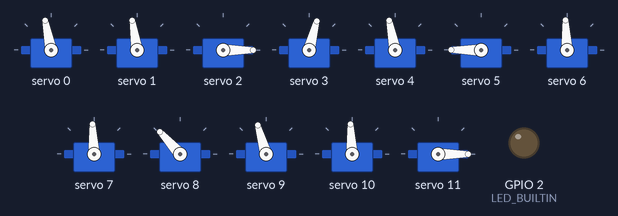
The program below on a simulated ESP32. On the bench: 12 × servo, output pins drawn as LEDs (lit = HIGH). What the program prints to the serial monitor is not drawn. At 20.0 s the program stops and its outputs stay as they are.

Above: at 0.1 s.
At 2.1 s:
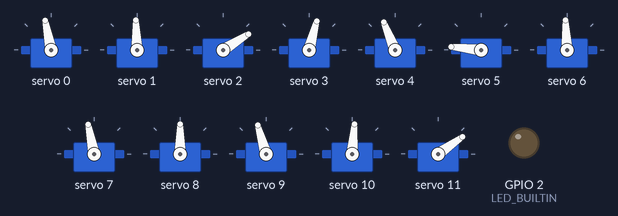
At 4.17 s:
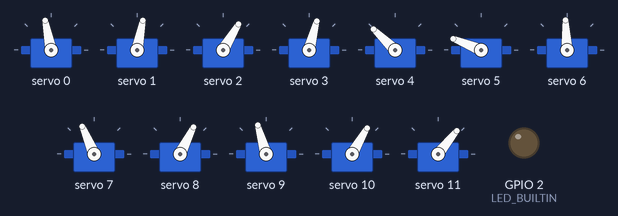
At 8.15 s:
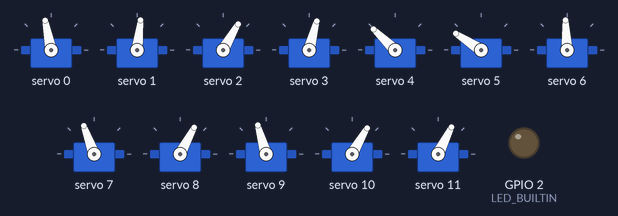
At 11.52 s:
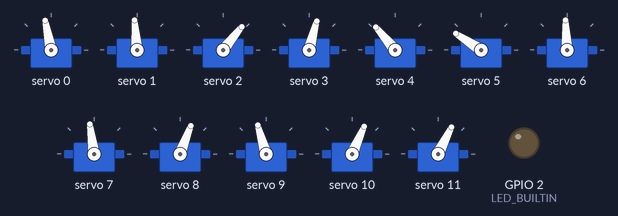
At 19.49 s:
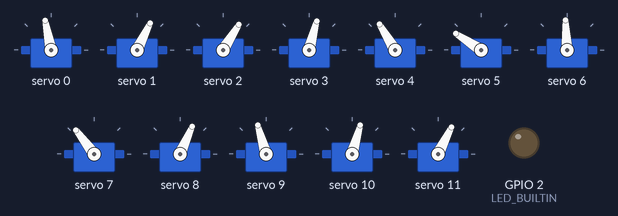
Timing chart, 0 to 21.5 s (numbered marks = the images above):
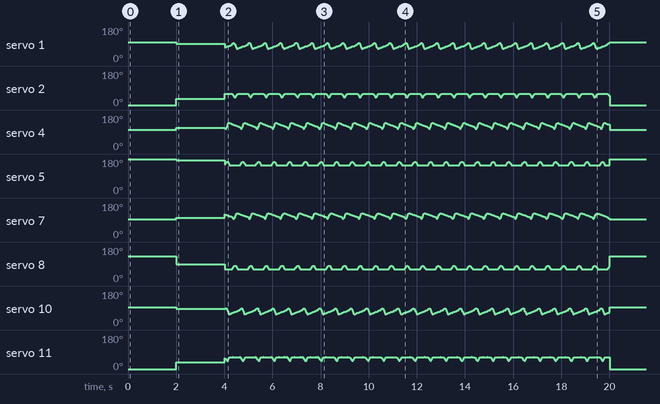

The program:

main.cpp
```cpp
#include <Arduino.h>
#include <Wire.h>
#include <Adafruit_PWMServoDriver.h>
#include <math.h>
#include <spot_math.h>
#include <robot_util.h>

#define LED_BUILTIN 2

float Lspan = 40;
float dL = 20;
float flor = -170;
float delta = 10;
float swing[10][2] = {{-Lspan, flor},
                      {-Lspan - dL, flor},
                      {-60, -140},
                      {-60, -140},
                      {-60, -140},
                      {60, -130},
                      {60, -130},
                      {60, -140},
                      {Lspan + dL, flor},
                      {Lspan, flor}};
float stance[3][2] =  {{Lspan, flor},
                      {0, flor - delta},
                      {-Lspan, flor}};

// the loop function runs over and over again forever
float angles[2];
unsigned long StartTime = millis();
float t = 0.0;
unsigned long CurrentTime;
float t_i;
float pos[2] = {0,0};
void walk(int duration, float vd) {
  float T_stance = 2 * Lspan / vd;
  float T_swing = 0.25;
  float T_stride = T_stance + T_swing;
  float dS_trot[4] =  {0, 0.5, 0.5, 0};
  CurrentTime = millis();
  t = ((float)(CurrentTime - StartTime))/1000;
  if(fmod(t,T_stride) <= T_stride){
    for(int i = 0; i < 4; i++){
      t_i = fmod(t + T_stride * dS_trot[i],T_stride);
      Serial.printf("Current Time t_i: %f\n", t_i);
      if(t_i <= T_stance) {
        bezier(t_i / T_stance, stance, 3, pos);
      }
      else {
        bezier((t_i - T_stance) / T_swing, swing, 10, pos);
      }
      setPosition(i,pos[0],pos[1]);
    }
  }
  if(t > duration) {
    robotSleep();
//    servosSleep();
    while(1);
  }
}

// the setup function runs once when you press reset or power the board
void setup() {
  // initialize digital pin LED_BUILTIN as an output.
  pinMode(LED_BUILTIN, OUTPUT);

  // 12-Bit 16 Channel PWM Module

  startPWM();

  Serial.begin(115200);
  servosSleep();
  servosWake();
  robotSleep();
  delay(2000);
  for(int i = 0; i < 4;i++){
    setPosition(i, 0, -118.5);
  }
  delay(2000);
}


void loop() {
  walk(20, 200); //200mm/s
}
```

robot_util.h
```cpp
#include <math.h>
#include <Adafruit_PWMServoDriver.h>

#define PWM_SERVO_ADDR    0x40
Adafruit_PWMServoDriver PWM = Adafruit_PWMServoDriver(PWM_SERVO_ADDR);

const float DEG2RAD = PI / 180.0f;
const float RAD2DEG = 180.0f / PI;

int pulse = 0;
int servo_id = 0;


float l1 = 60.5;
float l2 = 10;
float l3 = 111.126;
float l4 = 118.5;
void legIK(float theta[3], float x, float y, float z) {
    float F= sqrt(pow(x,2)+pow(y,2)-pow(l1,2));
    float G=F-l2  ;
    float H=sqrt(pow(G,2)+pow(z,2));

    float theta1= -atan2(y,x)-atan2(F,-l1);

    float D=(pow(H,2)-pow(l3,2)-pow(l4,2))/(2*l3*l4);
    float theta3=acos(D);

    float theta2=atan2(z,G)-atan2(l4*sin(theta3),l3+l4*cos(theta3));

    theta[0] = RAD2DEG *(theta1);
    theta[1] = RAD2DEG *(theta2);
    theta[2] = RAD2DEG *(theta3);
}

void startPWM() {
  PWM.begin();
  PWM.setPWMFreq(50);
}

void writePWM(int servo_id, int pulse) {
//  Serial.printf("Servo %d: Pulse %d\n", servo_id, pulse);
  PWM.setPWM(servo_id, 0, pulse);

}

void servosSleep() {
  PWM.sleep();
}

void servosWake() {
  PWM.wakeup();
}

int sign(float num) {
  return (num >= 0) - (num < 0);
}

void robotSleep() {
  writePWM(0,325);
  writePWM(1,320);
  writePWM(2,105);

  writePWM(3,270);
  writePWM(4,325);
  writePWM(5,545);

  writePWM(6,307);
  writePWM(7,307);
  writePWM(8,390);

  writePWM(9,335);
  writePWM(10,307);
  writePWM(11,110);
}

void commandFL(float angles[2]) {
  float a1 = (sign(angles[0])*180 - angles[0])+15;
  int pulseLength1 = map(a1, -90,90,180,470);
  float a2 = -(180-angles[1]) +15;
  int pulseLength2 = map(a2,-180,0,390,105);
  writePWM(0,325);
  writePWM(1,pulseLength1);
  writePWM(2,pulseLength2);
}

void commandFR(float angles[2]) {
  float a1 = (sign(angles[0])*180 - angles[0])+15; //should be a +15 here, but something is up
  int pulseLength1 = map(a1, -90,90,470,185);
  float a2 = -(180-angles[1]) +15;
  int pulseLength2 = map(a2,-180,0,265,555);
  writePWM(3,270);
  writePWM(4,pulseLength1);
  writePWM(5,pulseLength2);
}

void commandBR(float angles[2]) {
//  float a1 = angles[0];
//  int pulseLength1 = map(a1,-30,90,360,165);
  float a2 = (sign(angles[0])*180 - angles[0])+15;
  int pulseLength2 = map(a2, -90,90,445,165);
  float a3 = -(180-angles[1])+5;
  int pulseLength3 = map(a3,-180,0,110,390);
  writePWM(6,307);
  writePWM(7,pulseLength2);
  writePWM(8,pulseLength3);
}

void commandBL(float angles[2]) {
  float a1 = (sign(angles[0])*180 - angles[0])+15;
  int pulseLength1 = map(a1, -90,90,167,452);
  float a2 = -(180-angles[1]) +15;
  int pulseLength2 = map(a2,-180,0,400,110);
  writePWM(9,335);
  writePWM(10,pulseLength1);
  writePWM(11,pulseLength2);
}

void inverseKin(float x, float y, float arr[2]) {
  // alpha_1
  arr[1] = (acos((pow(x,2) + pow(y,2) - pow(111.126,2) - pow(118.5,2)) / (2 * 111.126 * 118.5)));
  arr[0] = (atan2(y, x) - atan2(118.5 * sin(arr[1]), 111.126 + 118.5 * cos(arr[1])));
  arr[1] = RAD2DEG * arr[1];
  arr[0] = RAD2DEG * arr[0];
//  Serial.printf("a1: %f, a2: %f\n", arr[0], arr[1]);
}

void setPosition(int legnum, int x, int y) {
  float angles[2];
  inverseKin(x,y,angles);
  switch(legnum){
    case 0:
      commandFL(angles);
      break;
    case 1:
      commandFR(angles);
      break;
    case 2:
      commandBL(angles);
      break;
    case 3:
      commandBR(angles);
      break;
    default:
      break;
  }
}
```

Source omitted: spot_math.h (data table, 1172 bytes)
